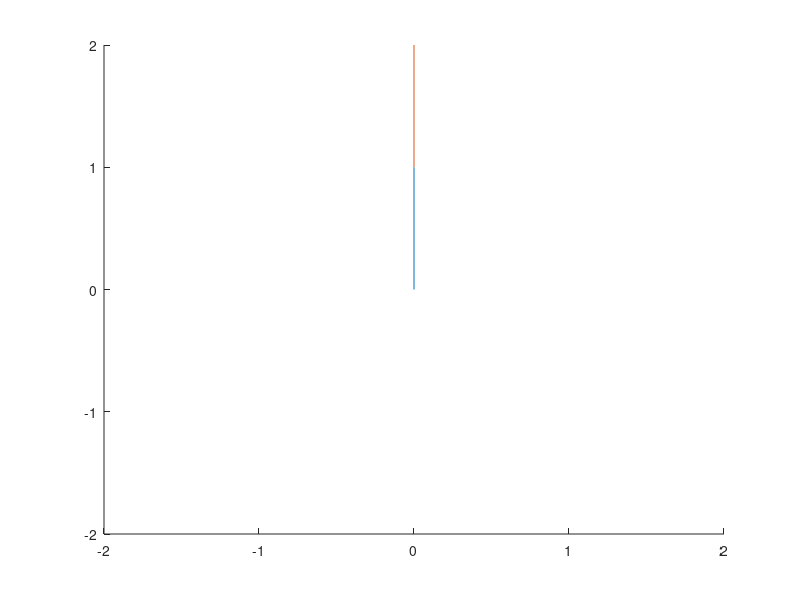
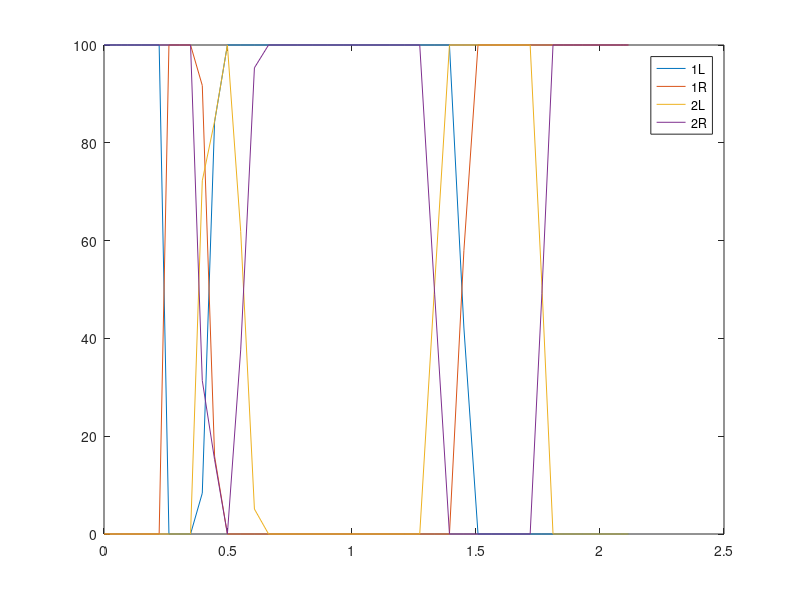

Recreate these plots in MATLAB, in order.
%-------------------------------------------------------------------------%
%                             Extract Solution                            %
%-------------------------------------------------------------------------%
auxdata.g = 9.81;
auxdata.L1 = 1;
auxdata.L2 = 1;
auxdata.m1 = 1;
auxdata.m2 = 1;

time = load('t.dat')';
state = load('x.dat')';
control = load('u.dat')';
%time = load('simtwolink_t.dat');
%state = load('simtwolink_x.dat');

theta1 = state(:, 1);
theta2 = state(:, 2);

X1 = auxdata.L1 * cos(theta1);
Y1 = auxdata.L1 * sin(theta1);
X2 = X1 + auxdata.L2 * cos(theta1 + theta2);
Y2 = Y1 + auxdata.L2 * sin(theta1 + theta2);


h = figure;
ginput(1);
hold on;
axis(2 * [-1 1 -1 1]);
for i = 1:length(time)
    plot([0 X1(i)], [0 Y1(i)]);
    plot([X1(i) X2(i)], [Y1(i) Y2(i)]);
    pause(0.10);
    cla;
end
plot([0 X1(i)], [0 Y1(i)]);
plot([X1(i) X2(i)], [Y1(i) Y2(i)]);

figure;
plot(time, control);
legend('1L', '1R', '2L', '2R');
